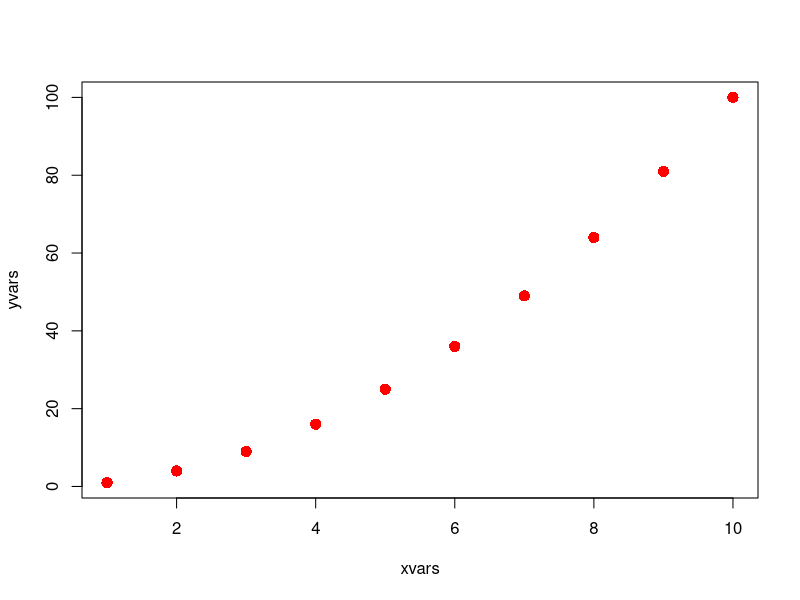

This chart was generated by the following R code:
# ---- makemyplot

#R script in same directory as RMD file
xvars <- 1:10
yvars <- xvars^2

#plot
plot(xvars, yvars, pch = 16, col = "red", cex = 1.5)